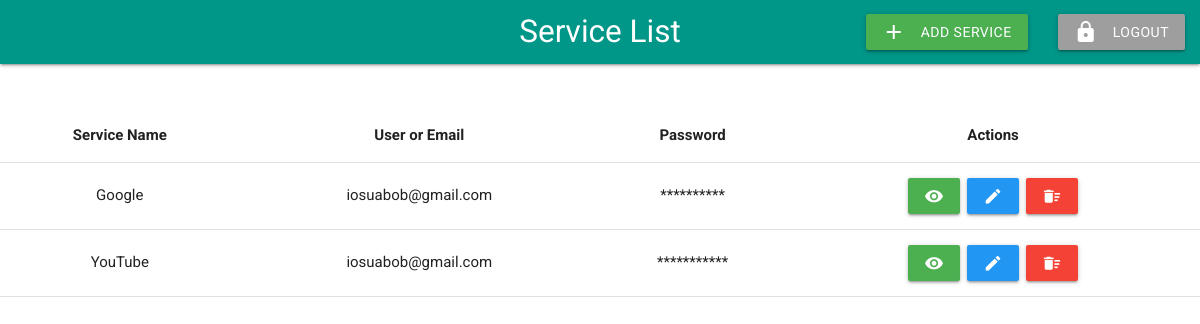
/service-list/ (signed in), run on an earlier commit of the app's database.
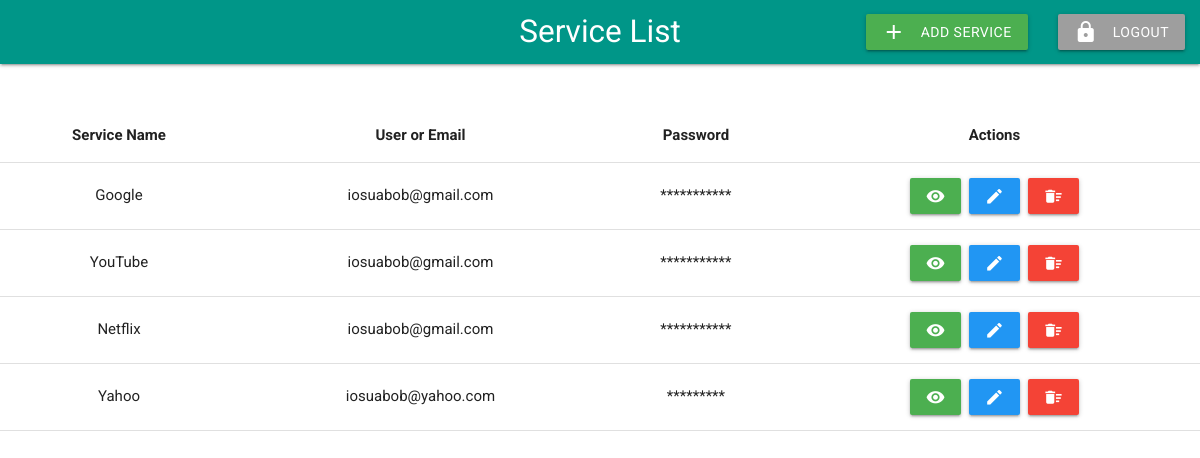
And on a later commit of the database.
### services/models.py (models this page shows)
class Service(models.Model):
    name = models.CharField(max_length=255, blank=False, null=False)
    username = models.CharField(max_length=100, blank=False, null=False)
    password = models.CharField(max_length=50, blank=False, null=False)
    user = models.ForeignKey(User, on_delete=models.CASCADE)

### services/views.py (the view)
# urls.py: path('service-list/', ServiceListView.as_view(), name='service_list'),
class ServiceListView(LoginRequiredMixin, ListView):
    template_name = 'services/service_list.html'
    model = Service
    context_object_name = 'all_services'
    def get_context_data(self, *, object_list=None, **kwargs):
        services = Service.objects.filter(user=self.request.user)
        return {'all_services': services}

### templates/services/service_list.html (shortened to what this page needs)
{% extends 'base.html' %}
{% block content %}
    <nav class="teal">
        <div class="nav-wrapper">
            <a class="brand-logo center">Service List</a>
            <ul class="right hide-on-med-and-down">
                <li><a class="waves-effect waves-light green btn" href= {% url 'services:service_create' %}><i
                        class="material-icons left">add</i>Add Service</a></li>
                <li><a class="waves-effect waves-light grey btn" href={% url 'logout' %}><i
                        class="material-icons left">lock</i>Logout</a></li>
            </ul>
        </div>
    </nav>
    <br><br>
    <table class="centered">
        <thead>
        <tr>
            <th>Service Name</th>
            <th>User or Email</th>
            <th>Password</th>
            <th>Actions</th>
        </tr>
        </thead>
        <tbody>
        {% for service in all_services %}
            <tr>
                <td>{{ service.name }}</td>
                <td>{{ service.username }}</td>
                <td id="{{ service.id }}_invisible">{% for char in service.password %}*{% endfor %}</td>
                <td>
                    <button class="waves-effect waves-light green btn"
                            onclick="visibilityClicked('{{ service.id }}_visible', '{{ service.id }}_invisible')"><i
                            class="material-icons center">visibility</i></button>&nbsp;
                    <a class="waves-effect waves-light blue btn" href={% url 'services:service_update' service.id %}><i
                            class="material-icons center">mode_edit</i></a>&nbsp;
                    <a class="waves-effect waves-light red btn" href={% url 'services:service_delete' service.id %}><i
                            class="material-icons center">delete_sweep</i></a>
                </td>
            </tr>
        {% endfor %}
        </tbody>
    </table>
{% endblock %}

### templates/base.html (shortened to what this page needs)
<!DOCTYPE html>
{% load static %}
<html lang="en">
<head>
    <link rel="stylesheet" href="https://cdnjs.cloudflare.com/ajax/libs/materialize/1.0.0/css/materialize.min.css">
</head>
<body>
{% block content %}{% endblock %}
</body>
</html>

### templates/base.html (style rules this page uses)
body { font-family: 'Roboto', sans-serif; }

What changed in the data, as far as the page shows it:
changed Service "Google": password "google1234" → "google12345" (drawn)
added Service: name "Netflix", username "iosuabob@gmail.com", password "netflix1234" (drawn)
added Service: name "Yahoo", username "iosuabob@yahoo.com", password "yahoo1234" (drawn)
